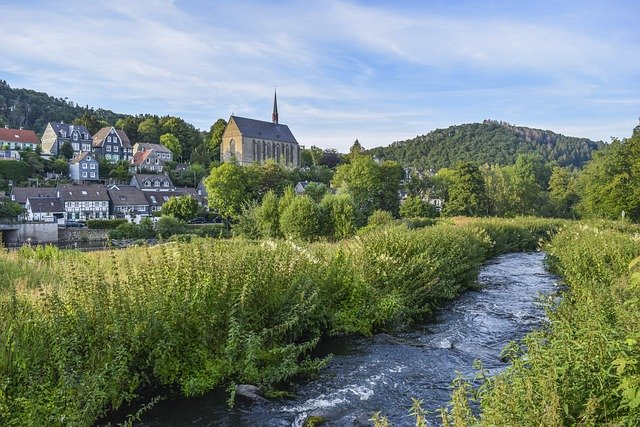
#> input picture maman_11/river-5429113_640.jpg, 640 x 427 px
$ python maman_11_2a.py river-5429113_640.jpg
#> lines starting #> are read from the running program, lines starting #| are printed output that depends on the picture
#> further down, picture is the input picture: PIL image 640x427 RGB; mean R, G, B 119.7, 133.3, 121.1
import sys
from PIL import Image


def swap_red_with_blue(img):
    width, height = img.size
#> width = 640; height = 427
    for x in range(width):
        for y in range(height):
            (r, g, b) = img.getpixel((x, y))
            img.putpixel((x, y), (b, g, r))
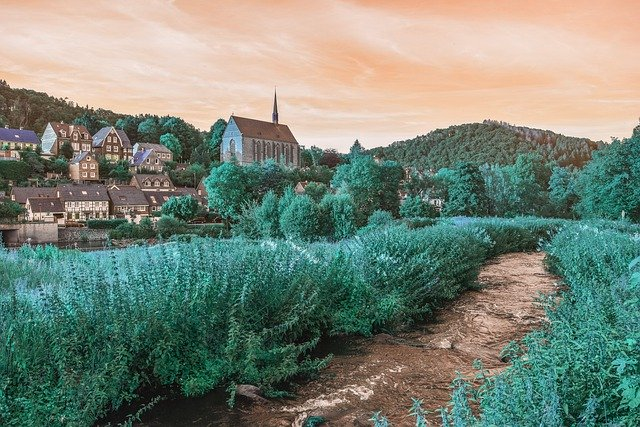
#> img: PIL image 640x427 RGB; mean R, G, B 121.1, 133.3, 119.7
    return img


assert len(sys.argv) > 1, "Usage: python maman_11_main.py [image file name]"
input_file = sys.argv[1]
picture = Image.open(input_file)
output_img = swap_red_with_blue(picture)
output_img.show()
output_img.save("output.png", "PNG")
